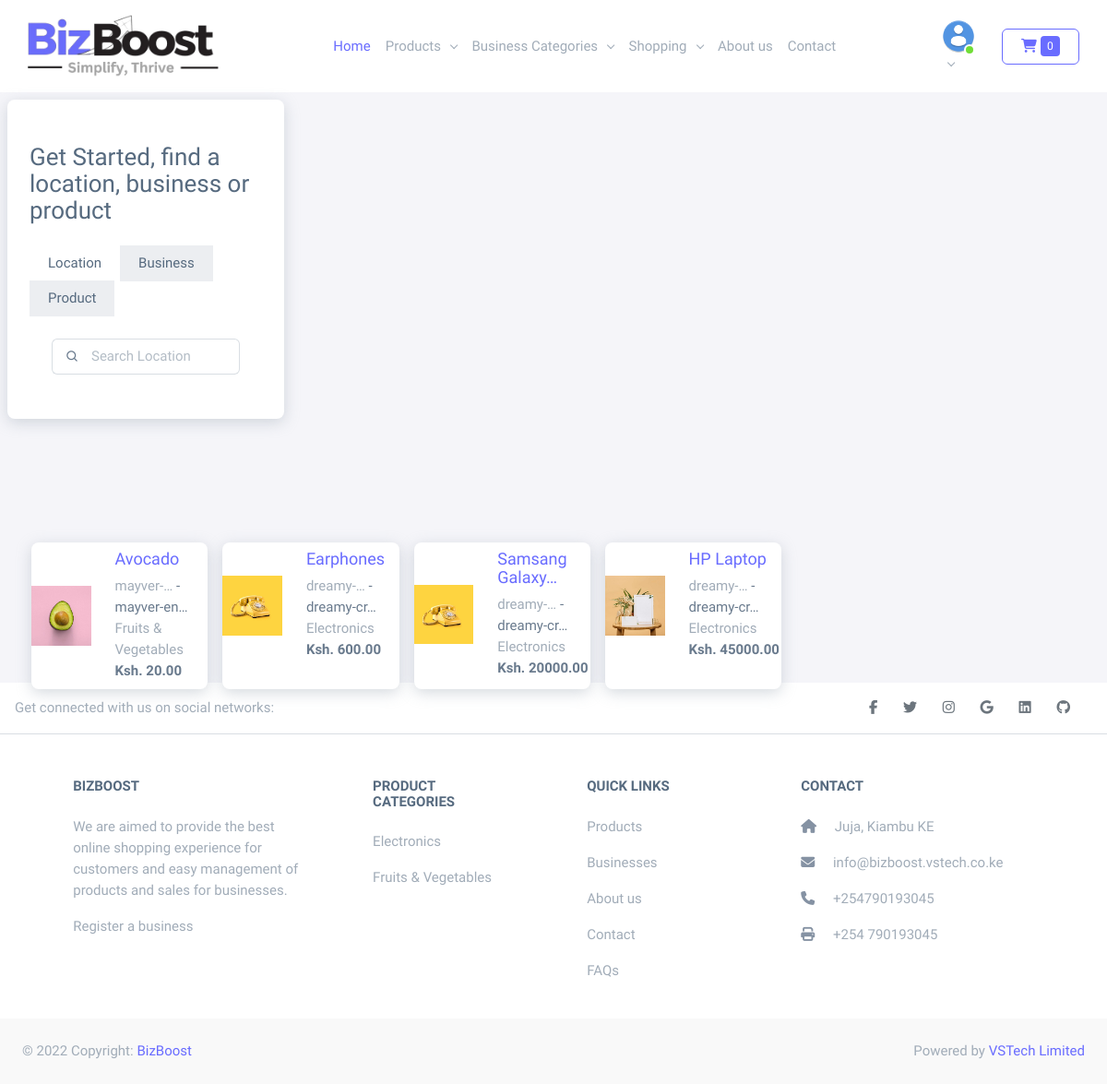
Before: / with the older database file.
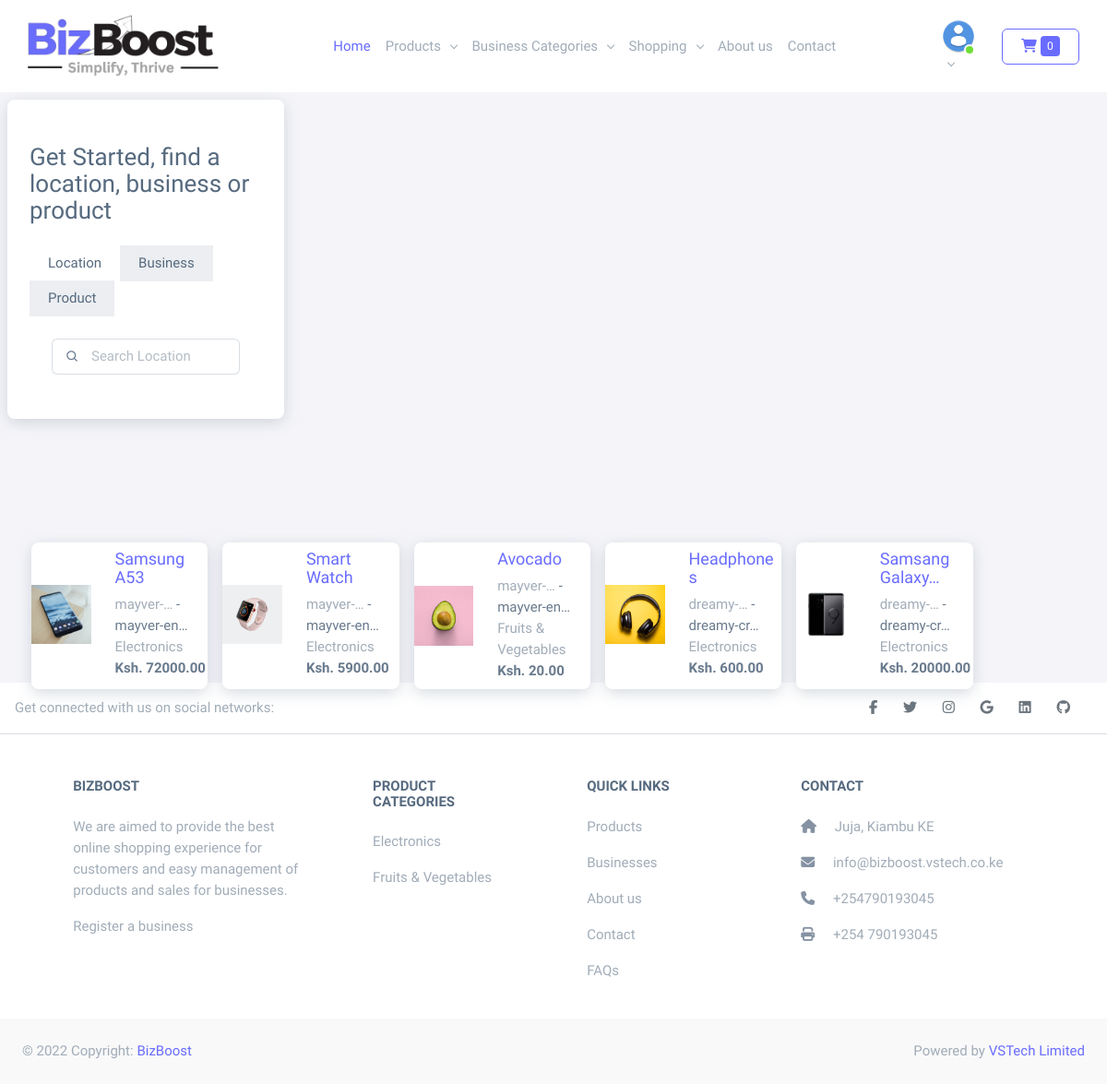
After: the same page with the newer database file.
### products/models.py (models this page shows, shortened)
class Product(models.Model):
    category = models.ForeignKey(ProductCategory, related_name='product', on_delete=models.CASCADE)
    name = models.CharField(max_length=200, db_index=True)
    slug = models.SlugField(max_length=200, db_index=True)
    tags = models.ManyToManyField('core.Tag', related_name="products", blank=True)
    branch = models.ForeignKey(BusinessBranch, related_name='products', on_delete=models.CASCADE)
    image = ResizedImageField(
        upload_to=product_file_name,
        blank=True,
        null=True,
        size=[500, 500]
    )
    description = models.TextField(blank=True)
    price = models.DecimalField(max_digits=12, decimal_places=2)
    available = models.BooleanField(default=True)
    created = models.DateTimeField(auto_now_add=True)
    updated = models.DateTimeField(auto_now=True)
    class Meta:
        ordering = ('-created',)
        index_together = (('id', 'slug'),)
    def __str__(self):
        return self.name
    def get_absolute_url(self):
        return reverse(
            'shop:product_detail',
            args=[
                self.branch.business.slug,
                self.branch.slug,
                self.slug
            ]
        )

class ProductCategory(models.Model):
    title = models.CharField(max_length=200)
    slug = models.SlugField(max_length=200, unique=True)
    image = ResizedImageField(
        upload_to=category_file_name,
        blank=True,
        null=True,
        size=[100, 100]
    )
    created_by = models.ForeignKey('auth.User', related_name='category_author', on_delete=models.CASCADE)
    created_at = models.DateTimeField(auto_now_add=True)
    updated_at = models.DateTimeField(auto_now=True)
    class Meta:
        ordering = ('title',)
        verbose_name = 'category'
        verbose_name_plural = 'Product Categories'
    def __str__(self):
        return self.title
    def get_absolute_url(self):
        return reverse(
            'products:category',
            args=[
                self.slug
            ])

### business/models.py (models this page shows, shortened)
class BusinessBranch(models.Model):
    business = models.ForeignKey(BusinessProfile, on_delete=models.CASCADE, related_name="branch")
    name = models.CharField(max_length=100)
    category = models.ForeignKey(BusinessCategory, related_name='businesses', on_delete=models.CASCADE)
    customer_service_number = PhoneNumberField(null=True, blank=True)
    slug = models.SlugField(db_index=True)
    longitude = models.DecimalField(max_digits=22, decimal_places=16)
    latitude = models.DecimalField(max_digits=22, decimal_places=16)
    address = models.CharField(max_length=300)
    created = models.DateTimeField(auto_now_add=True)
    updated = models.DateTimeField(auto_now=True)
    description = models.TextField(blank=True, null=True)
    additional_info = models.TextField(blank=True, null=True)
    image = ResizedImageField(
        upload_to=business_branch_file_name,
        blank=True,
        null=True,
        size=[500, 500]
    )
    is_approved = models.BooleanField(default=False)
    def __str__(self):
        return f"{self.business.name} - {self.name}"
    def get_absolute_url(self):
        return reverse(
            'shop:shop',
            args=[
                self.business.slug,
                self.slug
            ]
        )

class BusinessProfile(models.Model):
    name = models.CharField(max_length=100)
    slug = models.SlugField(max_length=100, db_index=True)
    owner = models.ForeignKey(User, on_delete=models.CASCADE)
    longitude = models.DecimalField(max_digits=22, decimal_places=16)
    latitude = models.DecimalField(max_digits=22, decimal_places=16)
    address = models.CharField(max_length=300)
    created = models.DateTimeField(auto_now_add=True)
    updated = models.DateTimeField(auto_now=True)
    description = models.TextField(blank=True, null=True)
    additional_info = models.TextField(blank=True, null=True)
    is_approved = models.BooleanField(default=False)
    image = ResizedImageField(
        upload_to=business_file_name,
        blank=True,
        null=True,
        size=[500, 500]
    )
    def __str__(self):
        return self.name

### core/views.py (the view)
# urls.py: path('', views.index, name='index'),
def index(request):
    title = 'home'
    products = Product.objects.all()[:5]
    context = {
        'title': title,
        'products' : products
    }
    return render(request, 'index.html', context)

### business/context_processor.py (called while the page is built)
def business_categories(request):
    return {'business_categories': BusinessCategory.objects.all()}

### business/models.py (called while the page is built)
    def __str__(self):
        return self.title

### cart/cart.py (called while the page is built)
    def __len__(self):
        return sum(item['quantity'] for item in self.cart.values())

### cart/context_processor.py (called while the page is built)
def cart(request):
    return {'cart': Cart(request)}

### core/context_processor.py (called while the page is built)
def vsmatt(request):
    return {'vsmatt': Vsmatt.objects.filter(set_current=True).first()}

### core/models.py (called while the page is built)
    def __str__(self):
        return self.title

### products/context_processor.py (called while the page is built)
def product_categories(request):
    return {"product_categories": ProductCategory.objects.all()}

### templates/index.html (shortened to what this page needs)
{% extends 'base.html' %}
{% load static %}
{% block content %}
{% include 'partials/base-search.html' %}
  <div class="container-fluid" id="googleMap" style="min-height: 80vh;"></div>
{% include 'partials/suggested-products.html' %}
{% endblock %}

### templates/partials/suggested-products.html
{% load static %}
{% if products %}
<div class="container-fluid position-absolute">
    <div class="d-flex flex-nowrap">
    {% for product in products %}
        <div class="card shadow col-md-4 col-sm-6 col-lg-2 m-2" style="z-index: 10;top: -10rem;" title="{{product}}">
            <div class="row align-items-center">
                <div class="col-sm-5">
                    <a href="{{ product.get_absolute_url }}"><img src="{% if product.image %}{{product.image.url}}{% else %}{% static 'img/elements/1.jpg' %}{% endif %}" class="img-fluid m-0 p-0" alt="{{product}}"></a>
                </div>
                <div class="col-sm-7">
                    <h5 class="text-muted py-2 m-0"><a href="{{ product.get_absolute_url }}">{{product|truncatechars:15}}</a></h5>
                    <p class="m-0 pb-2">
                        <a href="{{product.branch.get_absolute_url}}" class="text-muted">{{product.branch|truncatechars:8}}</a> - {{product.branch.business|truncatechars:10}}<br> <a href="{{product.category.get_absolute_url}}" class="text-muted">{{product.category|truncatechars:20}}</a> <br><b>Ksh. {{product.price}}</b>
                    </p>
                </div>
            </div>
        </div>
    {% endfor %}
    </div>
</div>
{% endif %}

### templates/partials/footer.html (shortened to what the changed rows need)
<footer class="text-center text-lg-start bg-white text-muted">
    <section class="">
      <div class="container text-center text-md-start mt-5">
        <div class="row mt-3">
          <div class="col-md-2 col-lg-2 col-xl-2 mx-auto mb-4">
            {% if product_categories %}
              {% for category in product_categories %}
                <p><a href="{{ category.get_absolute_url }}" class="text-reset">{{category}}</a></p>
              {% endfor %}
            {% else %}
              <p>No Available Category</p>
            {% endif %}
          </div>
        </div>
      </div>
    </section>
  </footer>

Changed rows visible on the page:
no longer on this page (row edited): Product: image (picture), name "HP Laptop", branch "dreamy-…", branch.business "dreamy-cr…", category "Electronics", price "45000.00"
added Product: image (picture), name "Samsung A53", branch "mayver-…", branch.business "mayver-en…", category "Electronics", price "72000.00"
added Product: image (picture), name "Smart Watch", branch "mayver-…", branch.business "mayver-en…", category "Electronics", price "5900.00"
changed Product: image: picture added in place of a placeholder; name "Earphones" → "Headphones"
changed Product "Samsang Galaxy…": image: picture added in place of a placeholder
